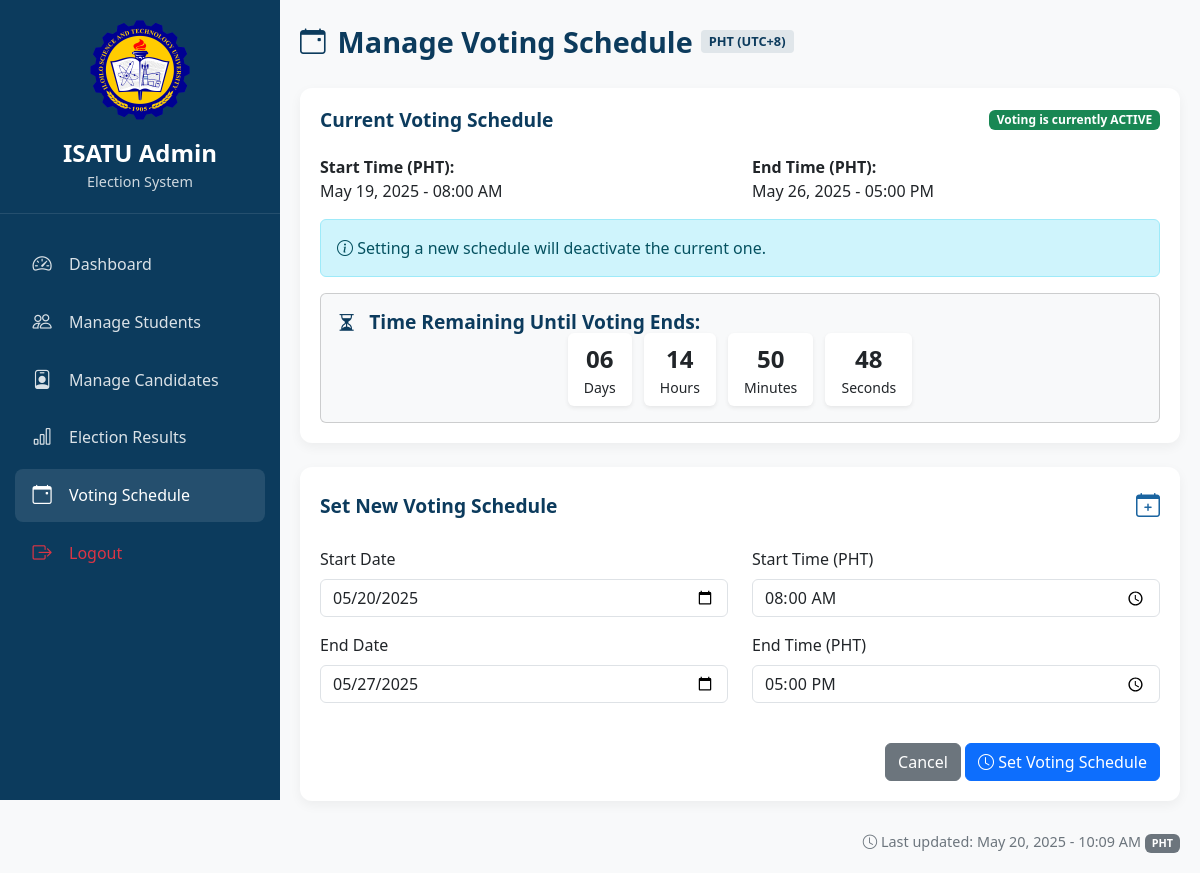
The page /admin/manage_schedule.php on the database its author committed.
### tables this page shows
CREATE TABLE `voting_schedule` (
  `id` int(11) NOT NULL,
  `start_time` datetime NOT NULL,
  `end_time` datetime NOT NULL,
  `is_active` tinyint(1) DEFAULT 1,
  `created_at` timestamp NOT NULL DEFAULT current_timestamp(),
  `updated_at` timestamp NOT NULL DEFAULT current_timestamp() ON UPDATE current_timestamp()
);

### admin/manage_schedule.php (the view, shortened to what this page needs)
<?php
require_once "../backend/connections/config.php";
$schedule_query = "SELECT * FROM voting_schedule WHERE is_active = 1 ORDER BY id DESC LIMIT 1";
$schedule_result = $conn->query($schedule_query);
$voting_schedule = $schedule_result->fetch_assoc();
$current_time = date('Y-m-d H:i:s');
$voting_active = false;
$status_message = "";
if ($voting_schedule) {
    if ($current_time >= $voting_schedule['start_time'] && $current_time <= $voting_schedule['end_time']) {
        $voting_active = true;
        $status_message = "<span class='badge bg-success'>Voting is currently ACTIVE</span>";
    } elseif ($current_time < $voting_schedule['start_time']) {
        $status_message = "<span class='badge bg-warning'>Voting is scheduled to start soon</span>";
    } else {
        $status_message = "<span class='badge bg-danger'>Voting period has ended</span>";
    }
}
?>
<!DOCTYPE html>
<html lang="en">
<head>
    <link href="https://cdn.jsdelivr.net/npm/bootstrap@5.3.0/dist/css/bootstrap.min.css" rel="stylesheet">
    <link rel="stylesheet" href="https://cdn.jsdelivr.net/npm/bootstrap-icons@1.10.0/font/bootstrap-icons.css">
</head>
<body>
    <div class="sidebar" id="sidebar">
        <div class="sidebar-header">
            <img src="../assets/logo/ISAT-U-logo-2.png" alt="ISATU Logo" class="isatu-logo">
            <p class="logo-text">ISATU Admin</p>
            <p class="logo-subtext">Election System</p>
        </div>
        <div class="mt-4">
            <a href="admin_dashboard.php" class="nav-link">
                <i class="bi bi-speedometer2"></i>
                <span>Dashboard</span>
            </a>
            <a href="manage_students.php" class="nav-link">
                <i class="bi bi-people"></i>
                <span>Manage Students</span>
            </a>
            <a href="manage_candidates.php" class="nav-link">
                <i class="bi bi-person-badge"></i>
                <span>Manage Candidates</span>
            </a>
            <a href="election_results.php" class="nav-link">
                <i class="bi bi-bar-chart"></i>
                <span>Election Results</span>
            </a>
            <a href="manage_schedule.php" class="nav-link active">
                <i class="bi bi-calendar-event"></i>
                <span>Voting Schedule</span>
            </a>
            <a href="admin_dashboard.php?logout=1" class="nav-link text-danger">
                <i class="bi bi-box-arrow-right"></i>
                <span>Logout</span>
            </a>
        </div>
    </div>
    <div class="main-content" id="mainContent">
        <div class="page-title">
            <i class="bi bi-calendar-event"></i> Manage Voting Schedule
            <span class="timezone-indicator">PHT (UTC+8)</span>
        </div>
        <div class="data-card mb-4">
            <div class="card-header-action">
                <h5 class="card-title">Current Voting Schedule</h5>
                <?php echo $status_message; ?>
            </div>
            <div class="mt-4">
                <?php if ($voting_schedule): ?>
                    <div class="row">
                        <div class="col-md-6">
                            <div class="mb-3">
                                <label class="fw-bold">Start Time (PHT):</label>
                                <p><?php echo date('F d, Y - h:i A', strtotime($voting_schedule['start_time'])); ?></p>
                            </div>
                        </div>
                        <div class="col-md-6">
                            <div class="mb-3">
                                <label class="fw-bold">End Time (PHT):</label>
                                <p><?php echo date('F d, Y - h:i A', strtotime($voting_schedule['end_time'])); ?></p>
                            </div>
                        </div>
                    </div>
                    <div class="alert alert-info">
                        <i class="bi bi-info-circle"></i> Setting a new schedule will deactivate the current one.
                    </div>
                    <div class="card bg-light mt-3">
                        <div class="card-body">
                            <h6 class="card-title">
                                <i class="bi bi-hourglass-split me-2"></i>
                                <?php if ($voting_active): ?>
                                    Time Remaining Until Voting Ends:
                                <?php elseif ($current_time < $voting_schedule['start_time']): ?>
                                    Time Until Voting Begins:
                                <?php else: ?>
                                    Voting Period Has Ended
                                <?php endif; ?>
                            </h6>
                            <?php if ($voting_active || $current_time < $voting_schedule['start_time']): ?>
                                <div class="text-center" id="countdown-display">
                                    <div class="d-inline-block px-3 py-2 bg-white rounded shadow-sm mx-1">
                                        <span id="days" class="fs-4 fw-bold">00</span>
                                        <span class="d-block small">Days</span>
                                    </div>
                                    <div class="d-inline-block px-3 py-2 bg-white rounded shadow-sm mx-1">
                                        <span id="hours" class="fs-4 fw-bold">00</span>
                                        <span class="d-block small">Hours</span>
                                    </div>
                                    <div class="d-inline-block px-3 py-2 bg-white rounded shadow-sm mx-1">
                                        <span id="minutes" class="fs-4 fw-bold">00</span>
                                        <span class="d-block small">Minutes</span>
                                    </div>
                                    <div class="d-inline-block px-3 py-2 bg-white rounded shadow-sm mx-1">
                                        <span id="seconds" class="fs-4 fw-bold">00</span>
                                        <span class="d-block small">Seconds</span>
                                    </div>
                                </div>
                            <?php endif; ?>
                        </div>
                    </div>
                <?php else: ?>
                    <div class="alert alert-warning">
                        <i class="bi bi-exclamation-triangle"></i> No active voting schedule found. Set up a new schedule below.
                    </div>
                <?php endif; ?>
            </div>
        </div>
        <div class="data-card">
            <div class="card-header-action">
                <h5 class="card-title">Set New Voting Schedule</h5>
                <i class="bi bi-calendar-plus card-header-icon"></i>
            </div>
            <form method="POST" action="" class="mt-4">
                <div class="row">
                    <div class="col-md-6">
                        <div class="mb-3">
                            <label for="start_date" class="form-label">Start Date</label>
                            <input type="date" class="form-control" id="start_date" name="start_date" required>
                        </div>
                    </div>
                    <div class="col-md-6">
                        <div class="mb-3">
                            <label for="start_time" class="form-label">Start Time (PHT)</label>
                            <input type="time" class="form-control" id="start_time" name="start_time" required>
                        </div>
                    </div>
                </div>
                <div class="row">
                    <div class="col-md-6">
                        <div class="mb-3">
                            <label for="end_date" class="form-label">End Date</label>
                            <input type="date" class="form-control" id="end_date" name="end_date" required>
                        </div>
                    </div>
                    <div class="col-md-6">
                        <div class="mb-3">
                            <label for="end_time" class="form-label">End Time (PHT)</label>
                            <input type="time" class="form-control" id="end_time" name="end_time" required>
                        </div>
                    </div>
                </div>
                <div class="mt-4 text-end">
                    <a href="admin_dashboard.php" class="btn btn-secondary">Cancel</a>
                    <button type="submit" class="btn btn-primary">
                        <i class="bi bi-clock"></i> Set Voting Schedule
                    </button>
                </div>
            </form>
        </div>
        <div class="timestamp">
            <i class="bi bi-clock"></i> Last updated: <?php echo date('F d, Y - h:i A'); ?> <span class="badge bg-secondary">PHT</span>
        </div>
    </div>
</body>
</html>

### admin/manage_schedule.php (style rules this page uses)
:root { --isatu-primary: #0c3b5d; --isatu-secondary: #f2c01d; --isatu-accent: #1a64a0; --isatu-light: #e8f1f8; --isatu-dark: #092c48; }
body { background-color: #f8f9fa; font-family: 'Segoe UI', Tahoma, Geneva, Verdana, sans-serif; min-height: 100vh; display: flex; }
.sidebar { background-color: var(--isatu-primary); width: 280px; min-height: 100vh; position: fixed; left: 0; top: 0; padding-top: 20px; color: white; z-index: 1000; transition: all 0.3s; }
.main-content { margin-left: 280px; width: calc(100% - 280px); transition: all 0.3s; padding: 20px; background-color: #f8f9fa; min-height: 100vh; }
.sidebar-header { padding: 0 20px 20px 20px; border-bottom: 1px solid rgba(255, 255, 255, 0.1); text-align: center; }
.isatu-logo { max-width: 100px; margin-bottom: 15px; }
.logo-text { font-size: 1.5rem; font-weight: 600; margin: 0; white-space: nowrap; }
.logo-subtext { font-size: 0.9rem; opacity: 0.8; margin: 0; white-space: nowrap; }
.nav-link { color: rgba(255, 255, 255, 0.85); border-radius: 8px; margin: 5px 15px; padding: 12px 15px; display: flex; align-items: center; transition: all 0.3s; }
.nav-link:hover, .nav-link.active { background-color: rgba(255, 255, 255, 0.1); color: white; }
.nav-link i { margin-right: 15px; font-size: 1.2rem; width: 24px; text-align: center; }
.nav-link span { white-space: nowrap; }
.page-title { font-size: 1.8rem; font-weight: 600; color: var(--isatu-primary); margin-bottom: 25px; display: flex; align-items: center; }
.page-title i { margin-right: 12px; font-size: 1.6rem; }
.card-header-action { display: flex; justify-content: space-between; align-items: center; margin-bottom: 15px; }
.card-title { font-size: 1.2rem; font-weight: 600; color: var(--isatu-primary); margin-bottom: 0; }
.card-header-icon { color: var(--isatu-accent); font-size: 1.5rem; }
.data-card { background-color: white; border-radius: 12px; padding: 20px; margin-bottom: 20px; box-shadow: 0 4px 12px rgba(0,0,0,0.05); }
.timestamp { font-size: 0.9rem; color: #6c757d; margin-top: 30px; text-align: right; }
.timezone-indicator { display: inline-block; padding: 2px 8px; background-color: rgba(12, 59, 93, 0.1); border-radius: 4px; font-size: 0.8rem; margin-left: 8px; color: var(--isatu-primary); }

### rows shown on the page
voting_schedule: start_time "May 19, 2025 - 08:00 AM", end_time "May 26, 2025 - 05:00 PM"
